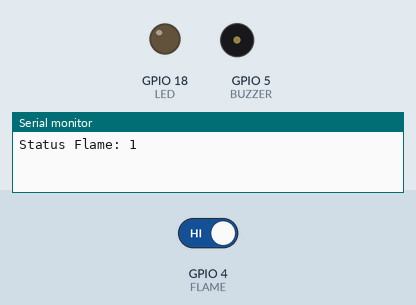
The sketch below on a simulated ESP32. Parts: output pins drawn as LEDs (lit = HIGH), buzzer (waves = sounding), the last lines printed to the serial monitor. The test bench sets the inputs (shaded band); at power-on: GPIO 4 (FLAME) HIGH. WiFi joins after 1.5 s; servers stay silent unless stated.

Above: at 3.0 s.
3.1 s: GPIO 4 (FLAME) driven LOW
At 4.9 s:
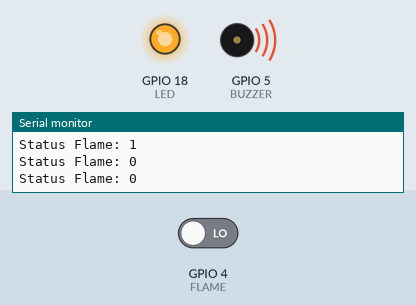
5.3 s: GPIO 4 (FLAME) driven HIGH
At 6.4 s:
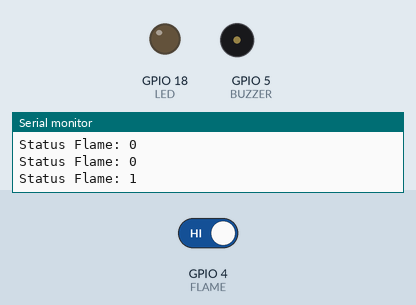
Timing chart, 0 to 8.3 s (numbered marks = the images above; inputs shaded):
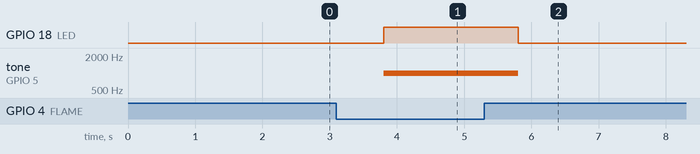

The sketch:

3_flame_api.ino
```cpp
#define BLYNK_TEMPLATE_ID "ISI_TEMPLATE_ID"
#define BLYNK_TEMPLATE_NAME "Fire Alarm"
#define BLYNK_AUTH_TOKEN "ISI_AUTH_TOKEN"

#include <WiFi.h>
#include <BlynkSimpleEsp32.h>

char ssid[] = "Wokwi-GUEST";
char pass[] = "";

#define FLAME 4
#define BUZZER 5
#define LED 18

BlynkTimer timer;

void sendSensor() {
  int api = digitalRead(FLAME);

  // Flame sensor biasanya LOW saat api terdeteksi
  if (api == LOW) {
    digitalWrite(LED, HIGH);
    tone(BUZZER, 1000);
    Blynk.virtualWrite(V0, 1);
    Blynk.virtualWrite(V1, "API TERDETEKSI");
  } else {
    digitalWrite(LED, LOW);
    noTone(BUZZER);
    Blynk.virtualWrite(V0, 0);
    Blynk.virtualWrite(V1, "AMAN");
  }

  Serial.print("Status Flame: ");
  Serial.println(api);
}

void setup() {
  Serial.begin(115200);
  pinMode(FLAME, INPUT);
  pinMode(BUZZER, OUTPUT);
  pinMode(LED, OUTPUT);

  Blynk.begin(BLYNK_AUTH_TOKEN, ssid, pass);
  timer.setInterval(1000L, sendSensor);
}

void loop() {
  Blynk.run();
  timer.run();
}
```

Measured:
- after the input at 3.1 s, GPIO 18 (LED): LOW → HIGH after 0.70 s; tone on GPIO 5 (BUZZER): silent → 1000 Hz after 0.70 s
- after the input at 5.3 s, GPIO 18 (LED): HIGH → LOW after 0.50 s; tone on GPIO 5 (BUZZER): 1000 Hz → silent after 0.50 s
